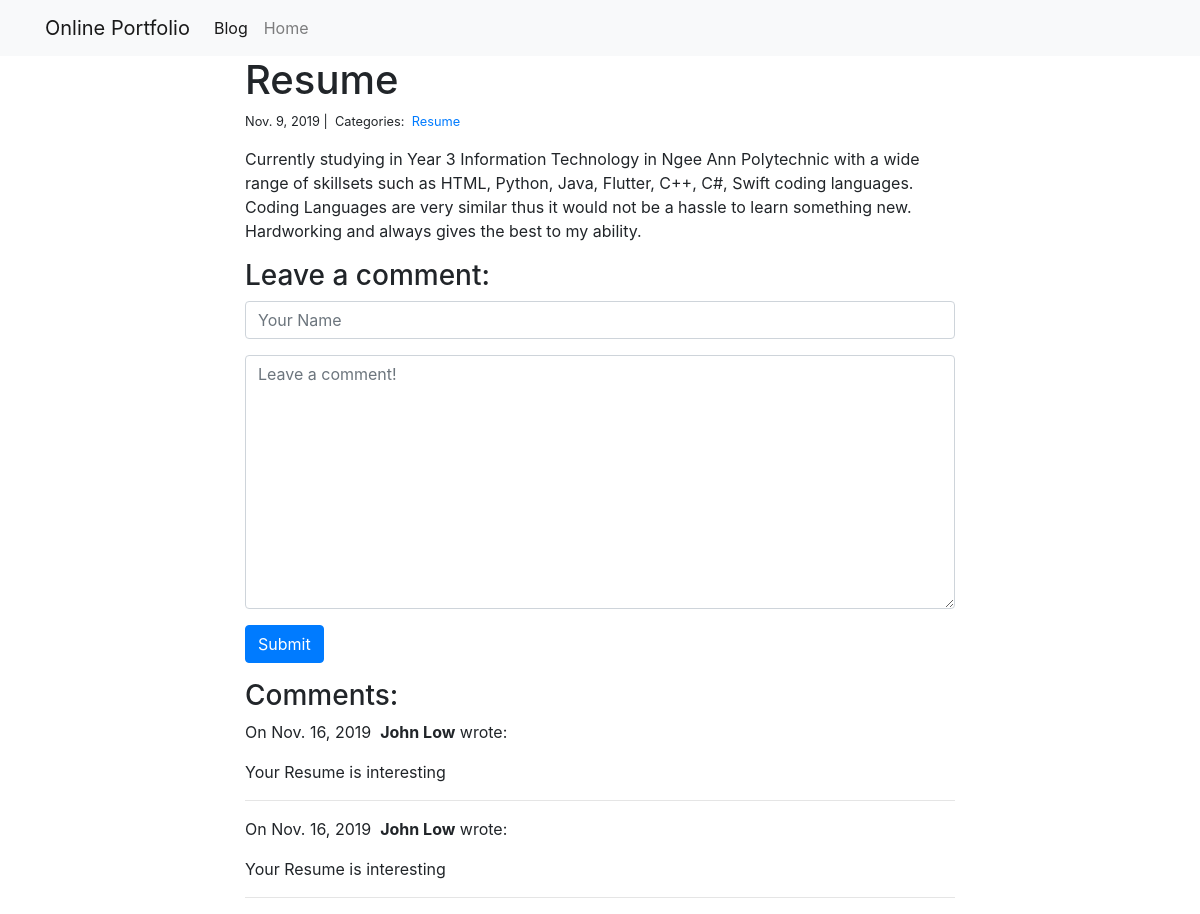
Page /blog/3/ on the committed database.
### blog/models.py (models this page shows)
class Post(models.Model):
    title = models.CharField(max_length=255)
    body = models.TextField()
    created_on = models.DateTimeField(auto_now_add=True)
    last_modified = models.DateTimeField(auto_now=True)
    categories = models.ManyToManyField("Category", related_name="posts")

class Category(models.Model):
    name = models.CharField(max_length=20)

class Comment(models.Model):
    author = models.CharField(max_length=60)
    body = models.TextField()
    created_on = models.DateTimeField(auto_now_add=True)
    post = models.ForeignKey("Post", on_delete=models.CASCADE)

### blog/views.py (the view, shortened to what this page needs)
# urls.py: path("<int:pk>/", views.blog_detail, name="blog_detail"),
def blog_detail(request, pk):
    post = Post.objects.get(pk=pk)
    comments = Comment.objects.filter(post=post)
    form = CommentForm()
    context = {"post": post, "comments": comments, "form": form}
    return render(request, "blog_detail.html", context)

### blog/forms.py
class CommentForm(forms.Form):
    author = forms.CharField(
        max_length=60,
        widget=forms.TextInput(attrs={
            "class": "form-control",
            "placeholder": "Your Name"
        })
    )
    body = forms.CharField(widget=forms.Textarea(
        attrs={
            "class": "form-control",
            "placeholder": "Leave a comment!"
        })
    )

### blog/templates/blog_detail.html (shortened to what this page needs)
{% extends "base.html" %}
{% block page_content %}
<div class="col-md-8 offset-md-2">
    <h1>{{ post.title }}</h1>
    <small>
        {{ post.created_on.date }} |&nbsp;
        Categories:&nbsp;
        {% for category in post.categories.all %}
        <a href="{% url 'blog_category' category.name %}">
            {{ category.name }}
        </a>&nbsp;
        {% endfor %}
    </small>
    <p>{{ post.body | linebreaks }}</p>
    <h3>Leave a comment:</h3>
    <form action="/blog/{{ post.pk }}/" method="post">
        <div class="form-group">
            {{ form.author }}
        </div>
        <div class="form-group">
            {{ form.body }}
        </div>
        <button type="submit" class="btn btn-primary">Submit</button>
    </form>
    <h3>Comments:</h3>
    {% for comment in comments %}
    <p>
        On {{comment.created_on.date }}&nbsp;
        <b>{{ comment.author }}</b> wrote:
    </p>
    <p>{{ comment.body }}</p>
    <hr>
    {% endfor %}
</div>
{% endblock %}

### rows in the picture
Post: title "Resume", created_on "Nov. 9, 2019", body "Currently studying in Year 3 Information Technology in Ngee Ann Polytechnic with a wide range of skillsets such as HTML, Python, Java, Flutter, C++, C#, Swift coding languages. Coding Languages are very similar thus it would not be a hassle to learn something new. Hardworking and always gives the best to my ability."
Category: name "Resume"
Comment: created_on "Nov. 16, 2019", author "John Low", body "Your Resume is interesting"
Comment: created_on "Nov. 16, 2019", author "John Low", body "Your Resume is interesting"
